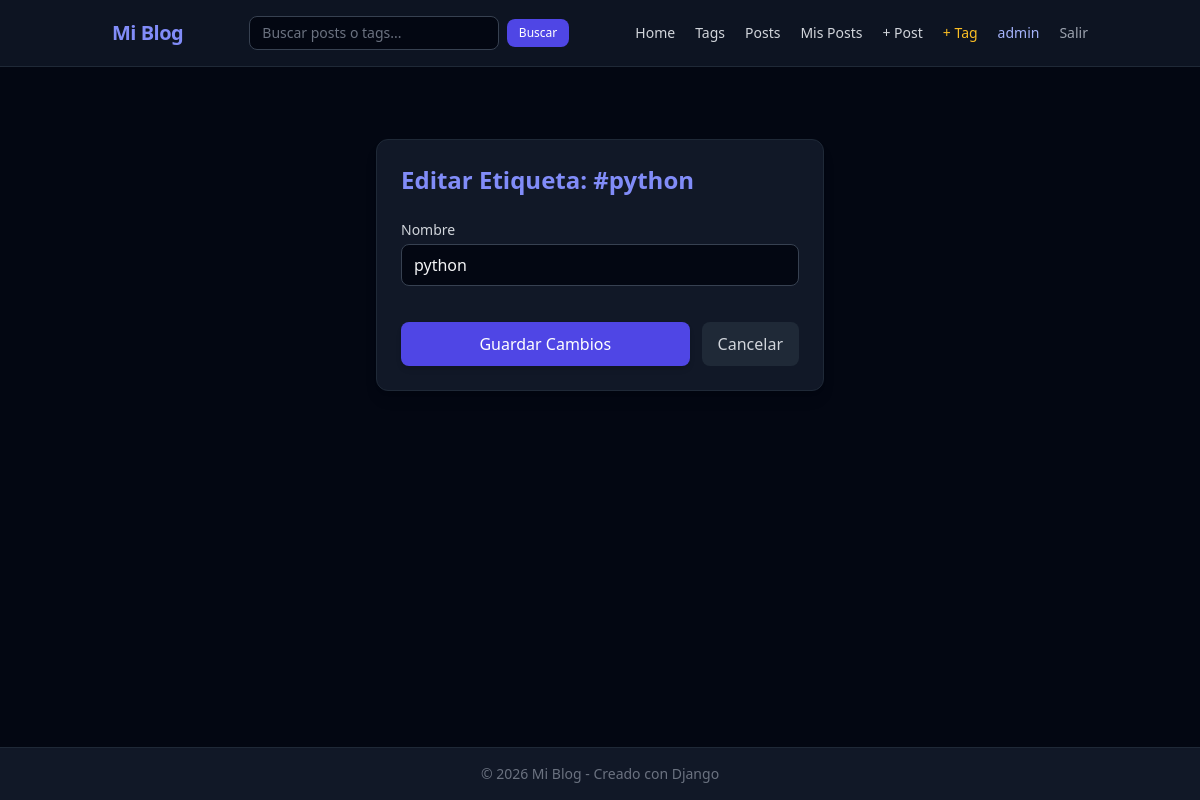
Page /tags/1/edit/ (signed in) on the earlier database version.
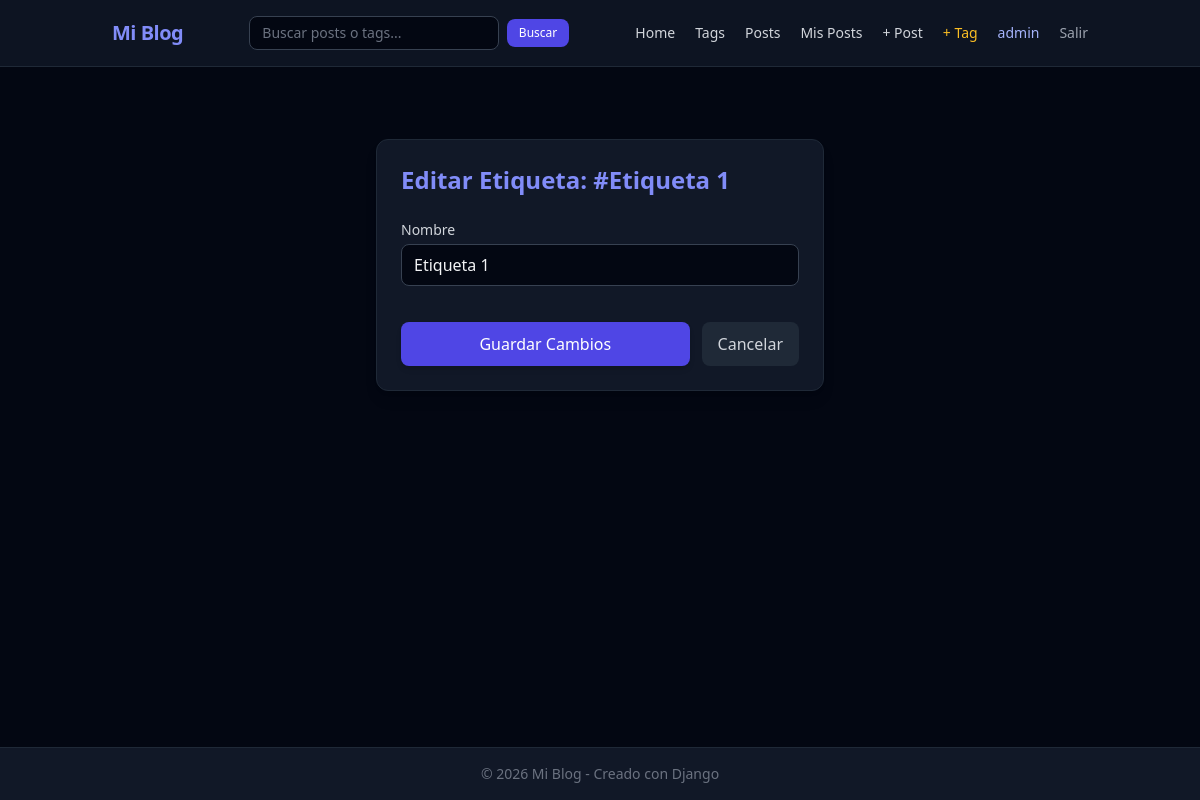
Same page on the later database version.
### blogs_django/models.py (models this page shows, shortened)
class Tag(models.Model):
	name = models.CharField(max_length=50, unique=True)

### blogs_django/views.py (the view)
# urls.py: path('tags/<int:tag_id>/edit/', views.edit_tag, name='edit_tag'),
@superuser_required
def edit_tag(request, tag_id):
    tag = get_object_or_404(Tag, id=tag_id)
    if request.method == 'POST':
        form = TagForm(request.POST, instance=tag)
        if form.is_valid():
            form.save()
            messages.success(request, "Etiqueta actualizada correctamente.")
            return redirect('blogs_django:tag', tag.id)
    else:
        form = TagForm(instance=tag)
    return render(request, 'blogs_django/edit_tag.html', {'form': form, 'tag': tag})

### blogs_django/forms.py
class TagForm(forms.ModelForm):
    class Meta:
        model = Tag
        fields = ['name']
        labels = {
            'name': 'Nombre',
        }
        widgets = {
            'name': forms.TextInput(attrs={
                'class': INPUT_CLASSES,
                'placeholder': 'Ej: Python, Django, Frontend...',
            }),
        }

### blogs_django/views.py (called while the page is built)
def superuser_required(view_func):
    @wraps(view_func)
    def _wrapped_view(request, *args, **kwargs):
        if not request.user.is_authenticated or not request.user.is_superuser:
            messages.error(request, "Solo los administradores pueden gestionar etiquetas.")
            return redirect('blogs_django:tags')
        return view_func(request, *args, **kwargs)
    return _wrapped_view

### blogs_django/templates/blogs_django/edit_tag.html (shortened to what this page needs)
{% extends "blogs_django/base.html" %}
{% block content %}
<div class="max-w-md mx-auto bg-gray-900 border border-gray-800 rounded-xl p-6 shadow-lg mt-10">
    <h1 class="text-2xl font-bold mb-6 text-indigo-400">Editar Etiqueta: #{{ tag.name }}</h1>
    <form method="POST" class="space-y-5">
        {% for field in form %}
            <div class="flex flex-col space-y-1">
                <label for="{{ field.id_for_label }}" class="text-sm font-medium text-gray-300">
                    {{ field.label }}
                </label>
                {{ field }}
            </div>
        {% endfor %}
        <div class="pt-4 flex space-x-3">
            <button type="submit" class="flex-1 bg-indigo-600 hover:bg-indigo-500 text-white font-medium py-2.5 px-4 rounded-lg transition-colors shadow-md">
                Guardar Cambios
            </button>
            <a href="{% url 'blogs_django:tag' tag.id %}" class="px-4 py-2.5 bg-gray-800 hover:bg-gray-700 text-gray-300 font-medium rounded-lg transition-colors text-center">
                Cancelar
            </a>
        </div>
    </form>
</div>
{% endblock content %}

Differences in the rows shown:
changed Tag: name "python" → "Etiqueta 1"
